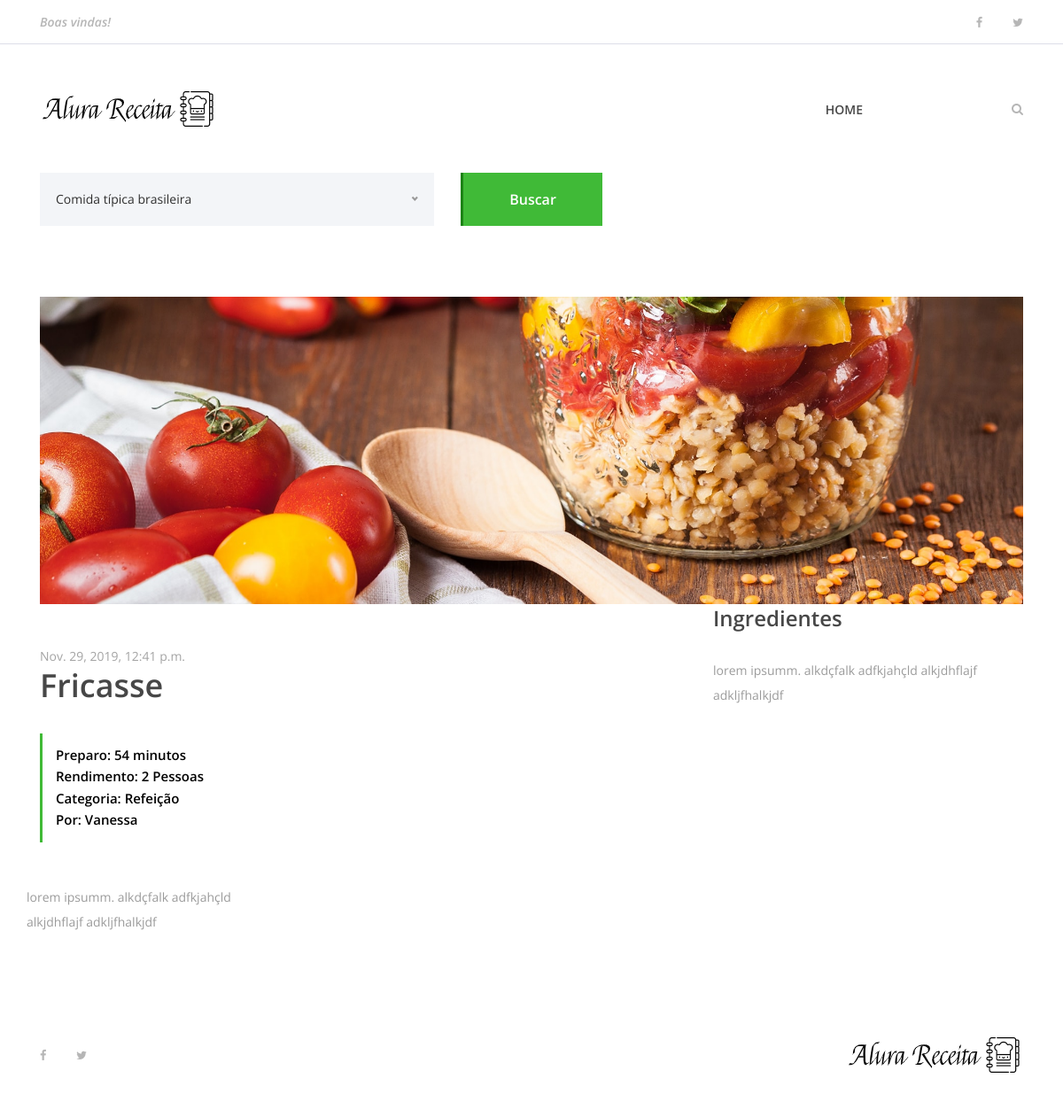
Before: /3 with the older database file.
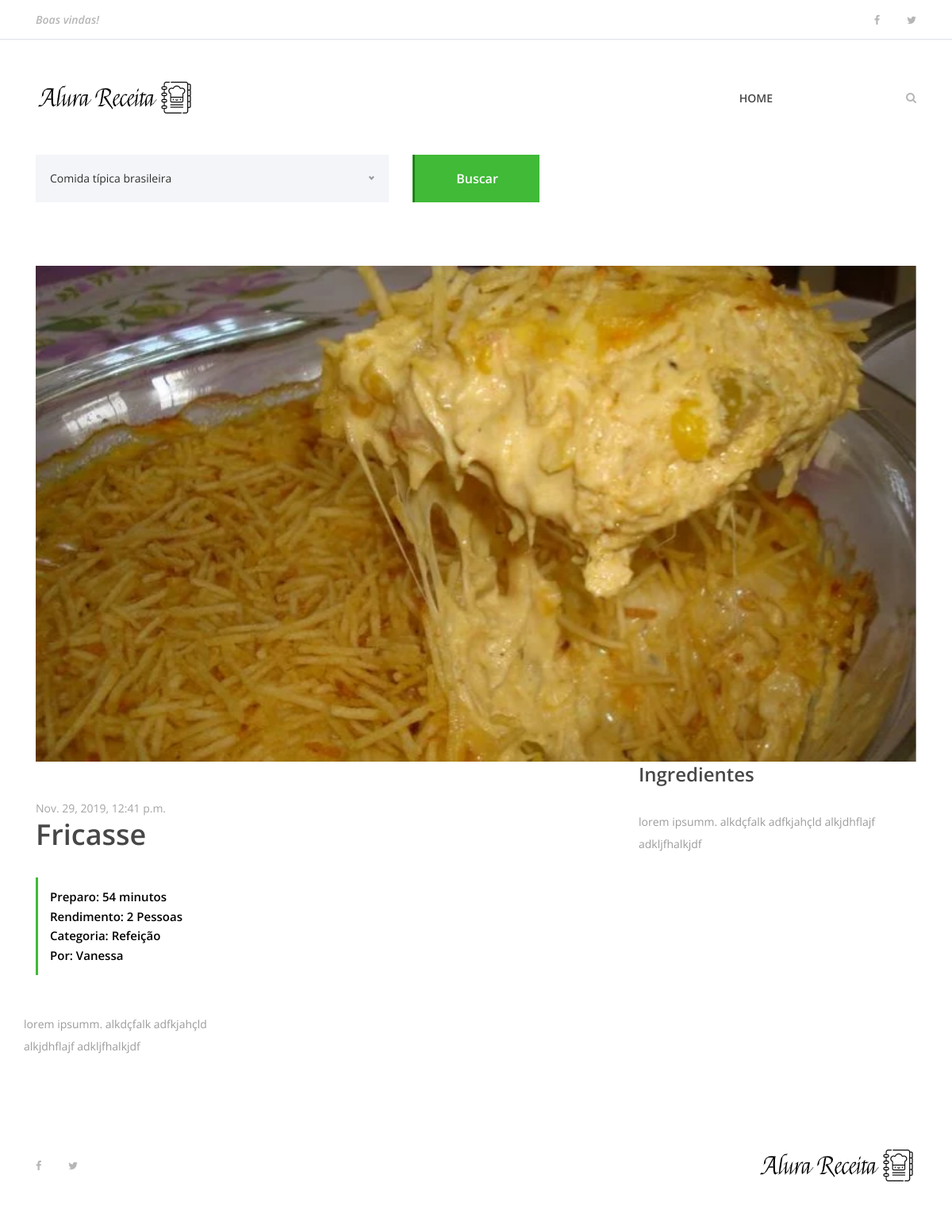
After: the same page with the newer database file.
### receitas/models.py (models this page shows, shortened)
class Receita(models.Model):
    pessoa = models.ForeignKey(Pessoa, on_delete=models.CASCADE)
    nome_receita = models.CharField(max_length=200)
    ingredientes = models.TextField()
    modo_preparo = models.TextField()
    tempo_preparo = models.IntegerField()
    rendimento = models.CharField(max_length=100)
    categoria = models.CharField(max_length=100)
    foto_receita = models.ImageField(upload_to='fotos/%d/%m/%Y', blank=True)
    date_receita = models.DateTimeField(default=datetime.now, blank=True)
    publicada = models.BooleanField(default=False)

### pessoas/models.py (models this page shows)
class Pessoa(models.Model):
    nome = models.CharField(max_length=100)
    email = models.EmailField(max_length=100)
    def __str__(self):
        return self.nome

### receitas/views.py (the view)
# urls.py: path('<int:receita_id>', views.receita, name='receita'),
def receita(request, receita_id):
    receita = get_object_or_404(Receita, pk=receita_id)
    receita_a_exibir = {
        'receita': receita
    }
    return render(request, 'receitas/receita.html', receita_a_exibir)

### receitas/templates/receitas/receita.html (shortened to what this page needs)
{% extends 'base.html' %}
{% load static %}
{% block contents %}
    {% include 'partials/_menu.html' %}
        <div class="receipe-post-search mb-80">
            <div class="container">
                <form action="#" method="post">
                    <div class="row">
                        <div class="col-12 col-lg-5">
                        </div>
                        <div class="col-12 col-lg-2 text-right">
                            <button type="submit" class="btn delicious-btn">Buscar</button>
                        </div>
                    </div>
                </form>
            </div>
        </div>
        <div class="container">
            <div class="row">
                <div class="col-12">
                    <div class="receipe-slider owl-carousel">
                        {% if receita.foto_receita == '' %}
                            <img src="{% static 'img/bg-img/tomate_banner.jpg'%}">
                        {% else %}
                            <img src= "{{ receita.foto_receita.url }}" alt="">
                        {% endif %}
                    </div>
                </div>
            </div>
        </div>
        <div class="receipe-content-area">
            <div class="container">
                <div class="row">
                    <div class="col-12 col-md-8">
                        <div class="receipe-headline my-5">
                            <span>{{receita.date_receita}}</span>
                            <h2>{{ receita.nome_receita }}</h2>
                            <div class="receipe-duration">
                                <h6>Preparo: {{receita.tempo_preparo}} minutos</h6>
                                <h6>Rendimento: {{receita.rendimento}}</h6>
                                <h6>Categoria: {{receita.categoria}}</h6>
                                <h6>Por: {{receita.pessoa}}</h6>
                            </div>
                        </div>
                    </div>
                    <div class="col-12 col-lg-4">
                        <div class="ingredients">
                            <h4>Ingredientes</h4>
                            <div class="ingredients">
                                <p>{{receita.ingredientes}}</p>
                            </div>
                        </div>
                    </div>
                <div class="row">
                    <div class="col-12 col-lg-8">
                        <div class="single-preparation-step d-flex">
                            <p>{{receita.modo_preparo}}</p>
                        </div>
                    </div>
                </div>
                             {% include 'partials/_footer.html' %}
                    {% endblock %}

Changed rows visible on the page:
changed Receita "Fricasse": foto_receita: picture added
